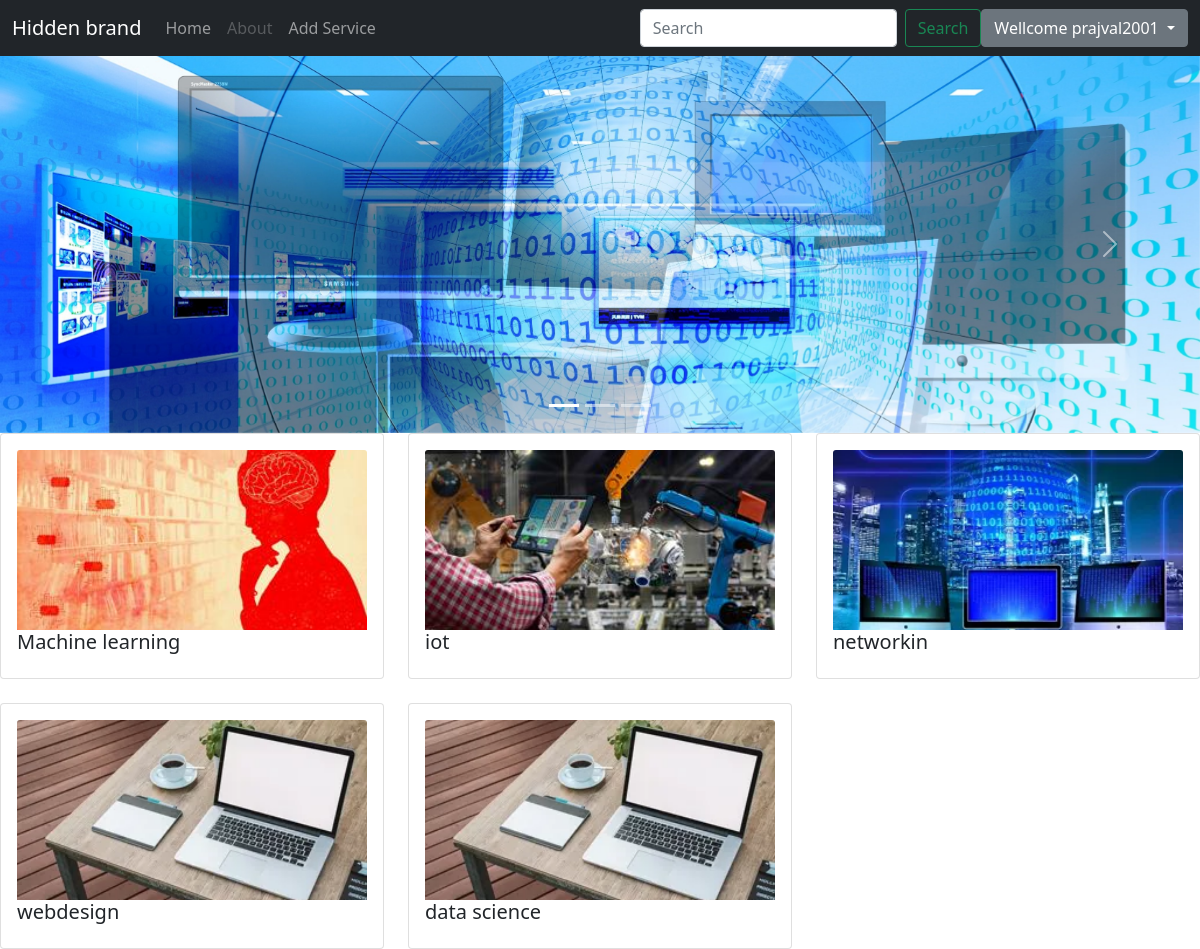
The app's page / (signed in) with its own data.
### service/models.py (models this page shows, shortened)
class slider(models.Model):
    img1=models.ImageField()
    img2=models.ImageField(null=True,blank=True)
    img3=models.ImageField(null=True,blank=True)

class Post(models.Model):
    title=models.CharField(max_length=150)
    body=models.TextField()
    liked=models.IntegerField(default=0)
    creator = models.ForeignKey(User, on_delete=CASCADE)
    updated=models.DateField(auto_now=True)
    created=models.DateField(auto_now_add=True)
    cover=models.ImageField(blank=True, null=True)

### service/views.py (the view)
# urls.py: path('',service.views.index,name='home'),
def index(request):
    user_id=request.user.id
    my_post=Post.objects.all()
    slide=slider.objects.all()
    context={
        'my_post':my_post,
        'slider':slide
    }
    return render(request,'home.html',context)

### service/templates/home.html (shortened to what this page needs)
{% extends 'base.html' %} {% load static %} {% block main %}
<div id="carouselExampleIndicators" class="carousel slide" data-bs-ride="carousel">
    <div class="carousel-indicators">
        <button type="button" data-bs-target="#carouselExampleIndicators" data-bs-slide-to="0" class="active" aria-current="true" aria-label="Slide 1"></button>
        <button type="button" data-bs-target="#carouselExampleIndicators" data-bs-slide-to="1" aria-label="Slide 2"></button>
        <button type="button" data-bs-target="#carouselExampleIndicators" data-bs-slide-to="2" aria-label="Slide 3"></button>
    </div>
    {% for slide in slider %}
    <div class="carousel-inner">
        <div class="carousel-item active">
            <img class="d-block w-100" src="{{ slide.img1.url }}" alt="First slide">
        </div>
    </div>
    {% endfor %}
    <button class="carousel-control-prev" type="button" data-bs-target="#carouselExampleIndicators" data-bs-slide="prev">
    <span class="carousel-control-prev-icon" aria-hidden="true"></span>
  </button>
    <button class="carousel-control-next" type="button" data-bs-target="#carouselExampleIndicators" data-bs-slide="next">
    <span class="carousel-control-next-icon" aria-hidden="true"></span>
  </button>
</div>
<div class="row row-cols-3 row-cols-md-3 g-4">
    {% for post in my_post %}
    <div class="col">
        <div class="card">
            <div class="card-body">
                <a href="{% url 'post_detail' post.pk %}">
                    <img class="card-img-top" {% if post.cover %} <img src="{{ post.cover.url }}" alt="Card Image" {% endif %} style="width:100%; height:15vw; object-fit:cover;">
                </a>
                <h5 class="card-title">{{ post.title }}</h5>
            </div>
        </div>
    </div>
    {% endfor %}
</div>
{% endblock main %}

### service/templates/base.html (shortened to what this page needs)
{% load static %}
<!doctype html>
<html lang="en">
<head>
    <link href="https://cdn.jsdelivr.net/npm/bootstrap@5.1.1/dist/css/bootstrap.min.css" rel="stylesheet">
</head>
<body>
    <nav class="navbar navbar-expand-lg navbar-dark bg-dark">
        <div class="container-fluid">
            <div class="collapse navbar-collapse" id="navbarTogglerDemo01">
                <a class="navbar-brand" href="#">Hidden brand</a>
                <ul class="navbar-nav me-auto mb-2 mb-lg-0">
                    <li class="nav-item">
                        <a class="nav-link" href="{% url 'home' %}">Home</a>
                    </li>
                    <li class="nav-item">
                        <a class="nav-link disabled">About</a>
                    </li>
                    {% if user.is_authenticated %}
                    <li class="nav-item">
                        <a class="nav-link" href="/add_service">Add Service</a>
                    </li>
                    {% endif %}
                </ul>
                <form class="d-flex" method="POST" action="{% url 'search' %}">
                    <input class="form-control me-2" type="search" placeholder="Search" aria-label="Search" id="mysearch" name="mysearch">
                    <button class="btn btn-outline-success" type="submit">Search</button>
                </form>
                {% if user.is_authenticated %}
                <div class="dropdown">
                    <button class="btn btn-secondary dropdown-toggle" type="button" id="dropdownMenuButton1" data-bs-toggle="dropdown" aria-expanded="false">
                   Wellcome {{request.user.username}}
                 </button>
                </div>
                {% else %}
                <button type="button" class="btn btn-outline-success" data-bs-target="#log_in" data-bs-toggle="modal">Log-in</button>
                <button type="submit" class="btn btn-outline-success" data-bs-target="#sign_up" data-bs-toggle="modal">sign-up</button> {% endif %}
            </div>
    </nav>
    {% block main %}{% endblock main %}
</body>
</html>

### records on screen
slider: img1 (picture)
Post: cover (picture), title "Machine learning"
Post: cover (picture), title "iot"
Post: cover (picture), title "networkin"
Post: cover (picture), title "webdesign"
Post: cover (picture), title "data science"

### other values on screen
{{ request.user.username }} "prajval2001"
